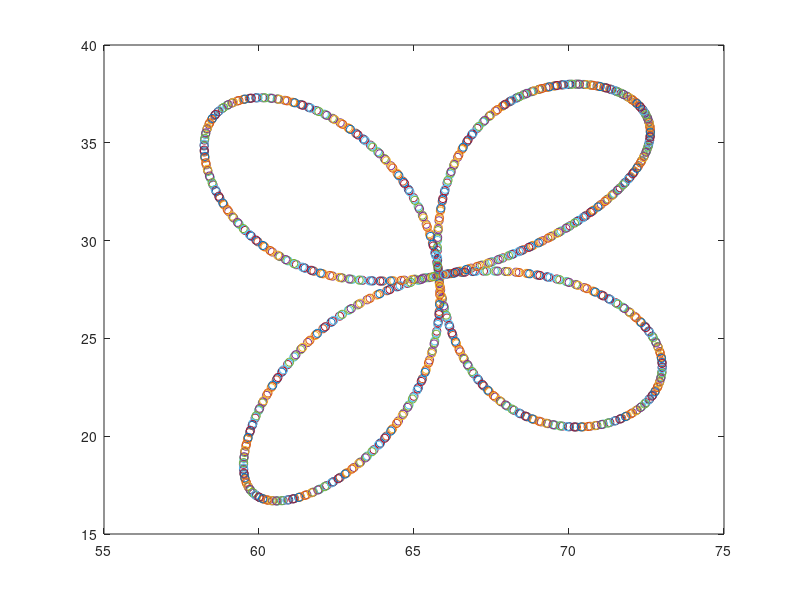

This chart was generated by the following MATLAB code:
xA = 80 ;
yA = 30 ;
xB = 30 ;
yB =80 ;
l1 = 50 ;
l2 = 40 ;
for t = 0:0.01:10
    x = 10*sin(4*t)*cos(2*t)+65 ;
    y = 10*sin(4*t)*sin(2*t)+30 ;
    c2 = (x^2+y^2-l1^2-l2^2)/(2*l1*l2) ;
    s2 = sqrt(abs(1-c2^2)) ;
    t2 = atan2(s2,c2);
    c1 = x*(l1+l2*c2)+y*(l2*c2);
    s1 = y*(l1+l2*c2)-x*l2*s2 ;
    t1 = atan2(s1,c1);
    Px = l1*cos(t1)+l2*cos(t1+t2) ;
    Py = l1*sin(t1)+l2*sin(t1+t2) ;
 
    plot(Px,Py,'o')
    hold on 
end 